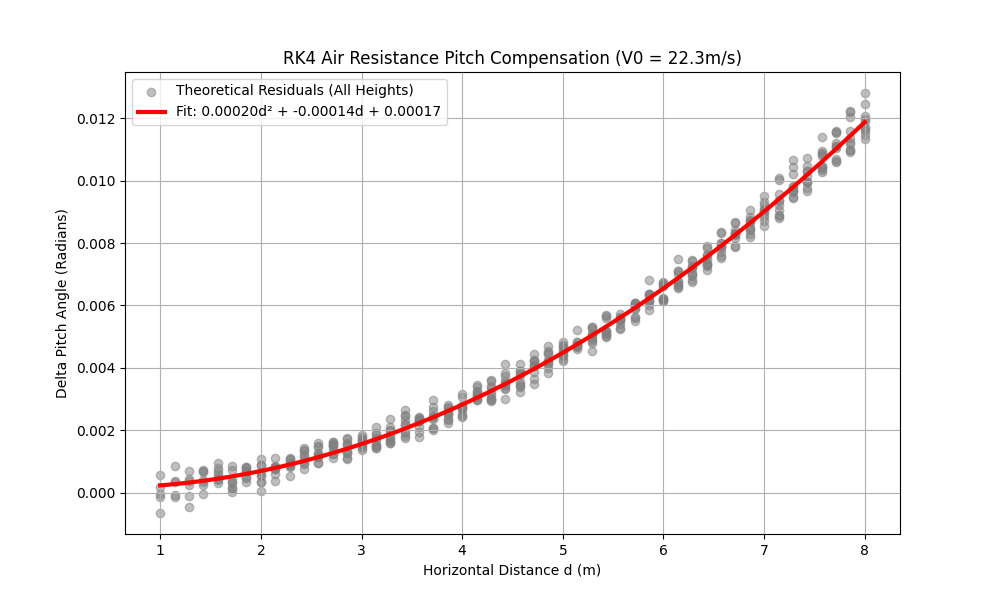

Reproduce this figure in Python.
import numpy as np
import matplotlib.pyplot as plt
import math

# ================= 1. 物理参数配置 (由C++逻辑移植) =================
V0 = 22.3                 # 枪口初速 (m/s)
TYPE = 1                  # 弹丸类型: 0为42mm(英雄), 1为步兵(17mm)

MIN_PITCH = -math.pi / 6  # 最小pitch限位 (rad)
MAX_PITCH = math.pi / 4   # 最大pitch限位 (rad)
MIN_Y = -1.0              # 最小高度 (m)

MAX_ERROR = 0.005         # 允许误差 (m)
ERROR_LEVEL = 5           # 误差等级
GUN = 0.0                # 枪口到pitch轴电机的距离 (m)

G = 9.8                   # 重力加速度 (m/s^2)
STEP = 0.0001             # RK4步长 (s)

# 根据弹丸类型推导阻力系数与质量，为了兼容旧版代码输出，单独赋值M
if TYPE == 0:
    # 英雄 (42mm弹丸)
    K = 1.205 * 0.40 * 0.0425 * 0.0425 / (2 * 0.0445)
    M = 0.0445 
else:
    # 步兵 (17mm弹丸)
    K = 1.205 * 0.47 * 0.0168 * 0.0168 / (2 * 0.0032)
    M = 0.0032

# ================= 2. 核心物理计算函数 (基于C++ RK4仿真移植) =================

def rk4_step_inline(sx, sy, svx, svy, h):
    """内联优化的RK4单步积分，避免Python对象频繁创建带来的严重开销"""
    # k1
    v1 = math.sqrt(svx**2 + svy**2)
    k1_x, k1_y = svx, svy
    k1_vx, k1_vy = -K * v1 * svx, -G - K * v1 * svy
    
    # k2
    s2_vx, s2_vy = svx + 0.5 * h * k1_vx, svy + 0.5 * h * k1_vy
    v2 = math.sqrt(s2_vx**2 + s2_vy**2)
    k2_x, k2_y = s2_vx, s2_vy
    k2_vx, k2_vy = -K * v2 * s2_vx, -G - K * v2 * s2_vy
    
    # k3
    s3_vx, s3_vy = svx + 0.5 * h * k2_vx, svy + 0.5 * h * k2_vy
    v3 = math.sqrt(s3_vx**2 + s3_vy**2)
    k3_x, k3_y = s3_vx, s3_vy
    k3_vx, k3_vy = -K * v3 * s3_vx, -G - K * v3 * s3_vy
    
    # k4
    s4_vx, s4_vy = svx + h * k3_vx, svy + h * k3_vy
    v4 = math.sqrt(s4_vx**2 + s4_vy**2)
    k4_x, k4_y = s4_vx, s4_vy
    k4_vx, k4_vy = -K * v4 * s4_vx, -G - K * v4 * s4_vy
    
    # 更新状态
    nx = sx + h * (k1_x + 2*k2_x + 2*k3_x + k4_x) / 6.0
    ny = sy + h * (k1_y + 2*k2_y + 2*k3_y + k4_y) / 6.0
    nvx = svx + h * (k1_vx + 2*k2_vx + 2*k3_vx + k4_vx) / 6.0
    nvy = svy + h * (k1_vy + 2*k2_vy + 2*k3_vy + k4_vy) / 6.0
    
    return nx, ny, nvx, nvy

def get_real_pitch(target_x, target_y, v0):
    """(替换为C++逻辑) 计算有空气阻力下的真实 Pitch 角 (单位：弧度) - 级联容差二分搜索"""
    for i in range(1, ERROR_LEVEL + 1):
        error = MAX_ERROR / ERROR_LEVEL * i
        
        pitch_top = MAX_PITCH
        pitch_low = MIN_PITCH
        
        ans_pitch = None
        
        while (pitch_top - pitch_low) > 0.001:
            pitch_binary = (pitch_top + pitch_low) / 2
            x_b = -GUN * math.cos(pitch_binary)
            y_b = -GUN * math.sin(pitch_binary)
            x_to_gun = target_x + x_b
            y_to_gun = target_y + y_b
            
            sx, sy = 0.0, 0.0
            svx = v0 * math.cos(pitch_binary)
            svy = v0 * math.sin(pitch_binary)
            
            hit = False
            while sy >= MIN_Y - 1:
                sx, sy, svx, svy = rk4_step_inline(sx, sy, svx, svy, STEP)
                
                # 检查是否击中目标容差圈
                if (sx - x_to_gun)**2 + (sy - y_to_gun)**2 <= error**2:
                    ans_pitch = pitch_binary
                    hit = True
                    break
                
                # 飞过目标X轴
                if sx >= x_to_gun:
                    if sy > y_to_gun:
                        pitch_top = pitch_binary
                    else:
                        pitch_low = pitch_binary
                    break
                # 提前坠地且没达到X轴
                elif sy < MIN_Y - 1 and sx < x_to_gun:
                    pitch_low = pitch_binary
                    break
            
            if hit:
                break
                
        if ans_pitch is not None:
            return ans_pitch
            
    return None

def get_ideal_pitch(d, h, v):
    """计算无空气阻力下的理想抛物线 Pitch 角 (单位：弧度)，作为基准被减数"""
    a = (G * d**2) / (2 * v**2)
    b = -d
    c = h + a
    delta = b**2 - 4*a*c
    if delta < 0: return None
    u = (-b - np.sqrt(delta)) / (2*a)
    return np.arctan(u)

# ================= 3. 生成数据集并拟合 (保持不变) =================

d_values = np.linspace(1.0, 8.0, 50)
h_values = np.linspace(-1.5, 1.5, 10)

data_d = []
data_delta_theta_rad = []  # 存的是弧度差

print(f"正在使用 RK4 动力学引擎生成 {len(d_values) * len(h_values)} 组数据（因为步长较小，这可能需要几十秒，请稍候）...")
for h in h_values:
    for d in d_values:
        ideal_p = get_ideal_pitch(d, h, V0)
        real_p = get_real_pitch(d, h, V0)
        
        if ideal_p is not None and real_p is not None:
            data_d.append(d)
            data_delta_theta_rad.append(real_p - ideal_p)

# 二次多项式拟合
coeffs = np.polyfit(data_d, data_delta_theta_rad, 2)
A_coef, B_coef, C_coef = coeffs

print("\n================= 1. 拟合结果 =================\n")
print(f"当前弹速: {V0} m/s | 弹重: {M*1000} g")
print(f"非线性角度补偿公式 (单位: 弧度 Radian):")
print(f"Delta_Pitch = ({A_coef:.6f}) * d^2 + ({B_coef:.6f}) * d + ({C_coef:.6f})\n")
print("C语言/C++ 宏替换代码:")
print(f"#define COMPENSATE_A  {A_coef:.6f}f")
print(f"#define COMPENSATE_B  {B_coef:.6f}f")
print(f"#define COMPENSATE_C  {C_coef:.6f}f")
print(f"a = {A_coef:.8f}, b = {B_coef:.8f}, c = {C_coef:.8f};")

# ================= 4. 误差分析 (Error Analysis) =================
print("\n================= 2. 精度评估 (最大物理落差) =================")
print("对比拟合曲线与真实空气动力学模型(RK4)的最大偏差：\n")

test_distances = [3.0, 5.0, 7.0, 8.0]
tolerance_d = 0.1 # 距离查找容差

for target_d in test_distances:
    max_err_rad = 0.0
    
    for i in range(len(data_d)):
        if abs(data_d[i] - target_d) < tolerance_d:
            fit_val = np.polyval(coeffs, data_d[i])
            err_rad = abs(data_delta_theta_rad[i] - fit_val)
            if err_rad > max_err_rad:
                max_err_rad = err_rad
                
    # 将弧度误差转化为靶面物理误差 (厘米) -> d * tan(err_rad) * 100
    max_err_cm = target_d * np.tan(max_err_rad) * 100
    
    # 打印时顺便把弧度转回角度，方便人类阅读直观感受
    max_err_deg = np.degrees(max_err_rad)
    print(f"距离 {target_d}m 处 -> 最大角度误差: {max_err_deg:.4f}° ({max_err_rad:.6f} rad) | 最大靶面偏差: {max_err_cm:.2f} cm")

print("\n==============================================================")

# ================= 5. 绘图可视化 =================
plt.figure(figsize=(10, 6))
plt.scatter(data_d, data_delta_theta_rad, color='gray', alpha=0.5, label='Theoretical Residuals (All Heights)')
d_line = np.linspace(1, 8, 100)
delta_line = np.polyval(coeffs, d_line)
plt.plot(d_line, delta_line, color='red', linewidth=3, label=f'Fit: {A_coef:.5f}d² + {B_coef:.5f}d + {C_coef:.5f}')
plt.title(f'RK4 Air Resistance Pitch Compensation (V0 = {V0}m/s)')
plt.xlabel('Horizontal Distance d (m)')
plt.ylabel('Delta Pitch Angle (Radians)')
plt.grid(True)
plt.legend()
plt.show()
